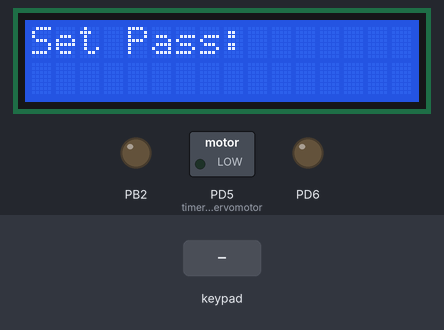
This program was run on a simulated ATmega32, built with avr-gcc and emulated at 8 MHz. Shown: 16×2 character LCD, switched loads named in the program (green lamp = pin HIGH), output pins drawn as LEDs (lit = HIGH). Wiring (inferred from the signals the program sends): 4×4 keypad with keys 1 2 3 / 4 5 6 * 7 8 9 - A 0 = +: rows PD0, PD1, PD2, PD3; columns PA0, PA1, PA2, PA3; character LCD (HD44780): RS PB1; E PB0; data PA4, PA5, PA6, PA7. Inputs (shaded band) come from the test bench. EEPROM starts erased; pins used as bus, display or sensor lines are not drawn.

Above: at 1.2 s.
1.3 s: keypad keys 1 3 9 7 * pressed 0.4 s apart
At 4.0 s:
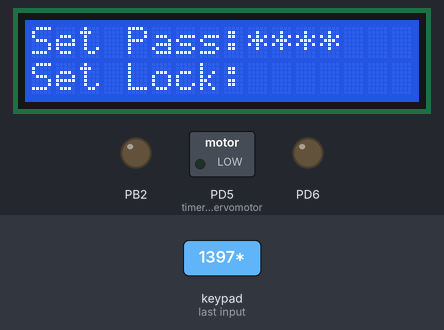
5.0 s: key '/' pressed
At 6.7 s:
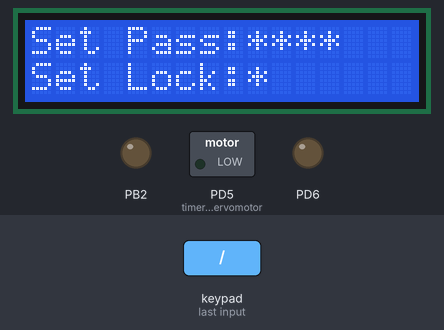
7.0 s: keypad keys 1 2 3 4 A pressed 0.4 s apart
At 10.2 s:
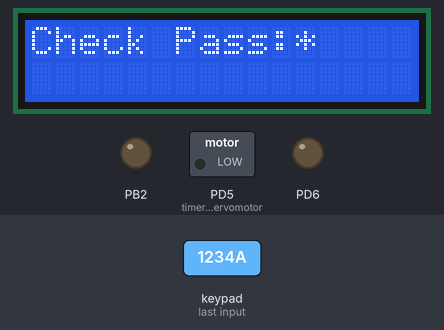
10.5 s: key 'A' pressed
At 12.1 s:
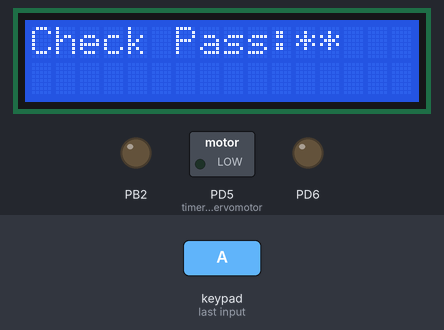
12.5 s: keypad keys 1 2 3 4 pressed 0.4 s apart
At 16.0 s:
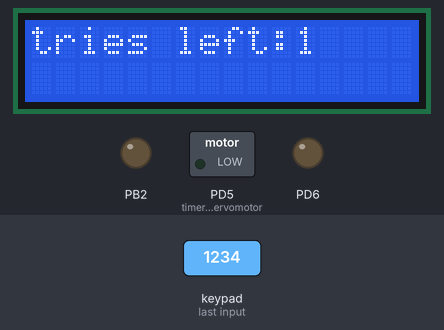
16.3 s: key '=' pressed
At 19.3 s:
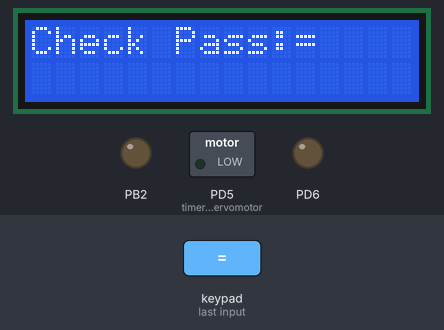
Timing chart, 0 to 20.3 s (numbered marks = the images above; inputs shaded):
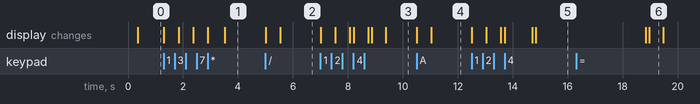

Measured:
- after the input at 1.3 s, the display: first changes at once (image 1 shows a later state)
- after the input at 5.0 s, the display: first changes at once (image 2 shows a later state)
- after the input at 7.0 s, the display: first changes at once (image 3 shows a later state)
- after the input at 10.5 s, the display: first changes at once (image 4 shows a later state)
- after the input at 12.5 s, the display: first changes at once (image 5 shows a later state)
- after the input at 16.3 s, the display: first differs from a run without the input after 2.7 s (image 6)
- what the display in image 6 shows lasts 0.5 s, from 19.0 s to 19.5 s

The program:

safe_using_keypad.c
```c
/*
 * safe_using_keypad.c
 *
 * Created: 6/20/2024 3:56:29 PM
 *  Author: RS3
 */


#include <avr/io.h>
#define F_CPU 8000000UL
#include <util/delay.h>
#include "LCD.h"
#include "keypad_driver.h"
#include "eeprom_driver.h"
#include "timer.h"
#include "std_macros.h"
#define eeprom_status_location 0x20
#define eeprom_password_location1 0x21
#define eeprom_password_location2 0x22
#define eeprom_password_location3 0x23
#define eeprom_password_location4 0x24


#define eeprom_status_locationclo 0x25
#define eeprom_password_locationclo1 0x26
#define eeprom_password_locationclo2 0x27
#define eeprom_password_locationclo3 0x28
#define eeprom_password_locationclo4 0x29

#define max_tries 2
#define unprogrammed 0xff

char arr[4];
char arrclo[4];

int main(void)
{
		keypad_vinit();
	LCD_vinit();

		SET_BIT(DDRD,5);
		SET_BIT(DDRD,6);

	char flag=0,i;
	char close=0;
	char tries=max_tries;
	char value=unprogrammed;//0Xff 1111 1111
	char lock=unprogrammed;//0Xff 1111 1111


	if(eeprom_read(eeprom_status_location)==unprogrammed ){
		LCD_vsend_string("Set Pass:");
		for (i=0;i<=3;i++)
		{

		do{
			value=keypad_u8check_press();

		}while(value==unprogrammed);

		LCD_vsend_char(value);
		_delay_ms(500);
		LCD_movecursor(1,10+i);
		LCD_vsend_char('*');

		eeprom_write(eeprom_password_location1+i,value);
	}

eeprom_write(eeprom_status_location,0x00);

	}

//Set password lock


if(eeprom_read(eeprom_status_locationclo)==unprogrammed ){
	LCD_movecursor(2,1);
	LCD_vsend_string("Set Lock:");
	for (i=0;i<=3;i++)
	{

		do{
			lock=keypad_u8check_press();

		}while(lock==unprogrammed);

		LCD_vsend_char(lock);
		_delay_ms(500);
		LCD_movecursor(2,10+i);
		LCD_vsend_char('*');

		eeprom_write(eeprom_password_locationclo1+i,lock);
	}

	eeprom_write(eeprom_status_locationclo,0x00);

}


    while(flag==0)
    {
        //TODO:: Please write your application code


		arr[0]=arr[1]=arr[2]=arr[3]=unprogrammed;
		LCD_clearscreen();
		LCD_vsend_string("Check Pass:");

		for(i=0;i<=3;i++){

			do
			{
				arr[i]=keypad_u8check_press();

			} while (arr[i]== unprogrammed);

			LCD_vsend_char(arr[i]);
			_delay_ms(500);
			LCD_movecursor(1,12+i);
			LCD_vsend_char('*');

		}

		if ((eeprom_read(eeprom_password_location1)==arr[0] && eeprom_read(eeprom_password_location2)==arr[1] &&
		eeprom_read(eeprom_password_location3)==arr[2]&& eeprom_read(eeprom_password_location4)==arr[3]))
		{
			LCD_clearscreen();
			LCD_vsend_string("Right Password");
			LCD_movecursor(2,1);
			LCD_vsend_string("Safe Opened");

				//timer1_servomotor(1.5);
				//timer1_servomotor(1.5);
				//_delay_ms(5000);


				SET_BIT(PORTD,5);
				_delay_ms(1);


				CLR_BIT(PORTD,5);
				SET_BIT(PORTD,6);
				_delay_ms(3000);
CLR_BIT(PORTD,6);
_delay_ms(1000);
			flag=1;

		}else{
			tries=tries-1;

			if (tries>0)
			{
				LCD_clearscreen();
				LCD_vsend_string("Wrong Password");
				_delay_ms(1000);
					LCD_clearscreen();
					LCD_vsend_string("tries left:");
					LCD_vsend_char(tries+48);
					_delay_ms(1000);
			}else{
					LCD_clearscreen();
					LCD_vsend_string("Wrong Password");
					LCD_movecursor(2,1);
			LCD_vsend_string("Safe Closed");
			flag=1;

			}

}
_delay_ms(3000);

		}

//Close the safe

while(close==0){
		arrclo[0]=arrclo[1]=arrclo[2]=arrclo[3]=unprogrammed;
		LCD_clearscreen();
		LCD_vsend_string("Close safe:");

		for(i=0;i<=3;i++){

			do
			{
				arrclo[i]=keypad_u8check_press();

			} while (arrclo[i]== unprogrammed);

			LCD_vsend_char(arrclo[i]);
			_delay_ms(500);
			LCD_movecursor(1,12+i);
			LCD_vsend_char('*');

		}

		if ((eeprom_read(eeprom_password_location1)==arr[0] && eeprom_read(eeprom_password_location2)==arr[1] &&
		eeprom_read(eeprom_password_location3)==arr[2]&& eeprom_read(eeprom_password_location4)==arr[3]))
		{
			LCD_clearscreen();
			LCD_vsend_string("Right Password");
			LCD_movecursor(2,1);
			LCD_vsend_string("Safe Close");

			//timer1_servomotor(1);
			//_delay_ms(5000);


				SET_BIT(PORTD,5);
				_delay_ms(2);
				CLR_BIT(PORTD,5);

				SET_BIT(PORTD,6);
				_delay_ms(3000);
				CLR_BIT(PORTD,6);
				_delay_ms(1000);
			close=1;

		}


		}

}
```

LCD_config.h
```c
/*
 * LCD_config.h
 *
 * Created: 6/11/2024 12:27:31 AM
 *  Author: RS3
 */


#ifndef LCD_CONFIG_H_
#define LCD_CONFIG_H_
#define four_bits_mode

//#define eight_bits_mode


#endif /* LCD_CONFIG_H_ */
```

LCD.c
```c
/*
 * LCD.c
 *
 * Created: 6/10/2024 7:02:07 PM
 *  Author: RS3
 */
#include <avr/io.h>
#include "LCD.h"

#define F_CPU 8000000UL
#include <util/delay.h>

void LCD_vinit(void)
{
	_delay_ms(200);
	/*#if defined eight_bits_mode
	//pin output
	DIO_vsetpindir('A',0,1);
	DIO_vsetpindir('A',1,1);
	DIO_vsetpindir('A',2,1);
	DIO_vsetpindir('A',3,1);
	DIO_vsetpindir('A',4,1);
	DIO_vsetpindir('A',5,1);
	DIO_vsetpindir('A',6,1);
	DIO_vsetpindir('A',7,1);
	DIO_vsetpindir('B',EN,1);
	DIO_vsetpindir('B',RW,1);
	DIO_vsetpindir('B',RS,1);

	DIO_vwrite('B',RW,0);  //w  portB |(1<<RW)
	LCD_vsend_cmd(EIGHT_BITS); //8 bit mode   =0X38 CMMOEND
	_delay_ms(1);
	LCD_vsend_cmd(CURSOR_ON_DISPLAN_ON);//display on cursor on
	_delay_ms(1);
	LCD_vsend_cmd(CLR_SCREEN);//clear the screen
	_delay_ms(10);
	LCD_vsend_cmd(ENTRY_MODE); //entry mode
	_delay_ms(1);

	#elif defined four_bits_mode*/
		DIO_vsetpindir('A',4,1);
		DIO_vsetpindir('A',5,1);
		DIO_vsetpindir('A',6,1);
		DIO_vsetpindir('A',7,1);
		DIO_vsetpindir('B',EN,1);
		DIO_vsetpindir('B',RW,1);
		DIO_vsetpindir('B',RS,1);

DIO_vwrite('B',RW,0);
 LCD_vsend_cmd(RETURN_HOME); //return home
 _delay_ms(10);
 LCD_vsend_cmd(FOUR_BITS); //4bit mode 0X28
 _delay_ms(1);
 LCD_vsend_cmd(CURSOR_ON_DISPLAN_ON);//display on cursor on
 _delay_ms(1);
 LCD_vsend_cmd(CLR_SCREEN);//clear the screen
 _delay_ms(10);
 LCD_vsend_cmd(ENTRY_MODE); //entry mode
 _delay_ms(1);
 //#endif
}


static void send_falling_edge(void)
{
	DIO_vwrite('B',EN,1);//V=5
	_delay_ms(2);
	DIO_vwrite('B',EN,0); //V=0
	_delay_ms(2);
}


void LCD_vsend_cmd(char cmd)
{
	/*#if defined eight_bits_mode
	DIO_vWRITEport('A',cmd);
	DIO_vwrite('B',RS,0);//commend reg
	send_falling_edge();

	#elif defined four_bits_mode*/
	write_high_nibble('A',cmd>>4);
	DIO_vwrite('B',RS,0);
	send_falling_edge();

	write_high_nibble('A',cmd);
	DIO_vwrite('B',RS,0);
	send_falling_edge();
	_delay_ms(1);
	//#endif
}


void LCD_vsend_char(char data)
{
	/*#if defined eight_bits_mode
	DIO_write_port('A',data);
	DIO_write('B',RS,1);// data reg
	send_falling_edge();

	#elif defined four_bits_mode*/
	write_high_nibble('A',data>>4);
	DIO_vwrite('B',RS,1);
	send_falling_edge();

	write_high_nibble('A',data);
	DIO_vwrite('B',RS,1);
	send_falling_edge();

	_delay_ms(1);
	//#endif
}

void LCD_vsend_string(char *data)
{
	while((*data)!='\0')
	{
		LCD_vsend_char(*data);
		data++;
	}
}


void LCD_clearscreen()
{
	LCD_vsend_cmd(CLR_SCREEN);//0x01
	_delay_ms(10);
}

void LCD_movecursor(char row,char coloumn)
{
	char data ;
	if(row >    2 || row     <  1  || coloumn > 16 || coloumn<1)
	{
		data=0x80;
	}

	else if(row==1)
	{
		data=0x80+coloumn-1 ;
	}
	else if (row==2)
	{
		data=0xc0+coloumn-1;
	}

	LCD_vsend_cmd(data);
	_delay_ms(1);
}
```

LCD.h
```c
/*
 * LCD.h
 *
 * Created: 6/10/2024 7:00:22 PM
 *  Author: RS3
 */


#ifndef LCD_H_
#define LCD_H_
#include "DIO.h"
#include "LCD_config.h"

//Send that as a command to the LCD
#define CLR_SCREEN 0x01
#define CURSOR_ON_DISPLAN_ON 0x0c //off cursor
#define RETURN_HOME 0x02
#define ENTRY_MODE 0x06

#if defined four_bits_mode
#define EN 0
#define RS 1
#define RW 2
#define FOUR_BITS 0x28

#elif defined eight_bits_mode
//NUM PIN TO PORT
#define EN 0
#define RS 1
#define RW 2
#define EIGHT_BITS 0x38

#endif


void LCD_vinit(void);

static void send_falling_edge(void);
void LCD_vsend_cmd(char cmd);
void LCD_vsend_char(char data);
void LCD_vsend_string(char *data);
void LCD_clearscreen();
void LCD_movecursor(char row,char coloumn);


#endif /* LCD_H_ */
```

Std_macros.h
```c
/*
 * std_macros.h
 *
 * Created: 2/17/2018 3:37:09 PM
 *  Author: Mohamed Zaghlol
 */
#define REGISTER_SIZE 8
#define SET_BIT(reg,bit)    reg|=(1<<bit)
#define CLR_BIT(reg,bit)    reg&=(~(1<<bit))
#define TOG_BIT(reg,bit)    reg^=(1<<bit)
#define READ_BIT(reg,bit)    (reg&(1<<bit))>>bit
#define IS_BIT_SET(reg,bit)  (reg&(1<<bit))>>bit
#define IS_BIT_CLR(reg,bit)  !((reg&(1<<bit))>>bit)
#define ROR(reg,num)         reg=(reg<<(REGISTER_SIZE-num))|(reg>>(num))
#define ROL(reg,num)        reg= (reg>>(REGISTER_SIZE-num))|(reg<<(num))
```

button.c
```c
/*
 * button.c
 *
 * Created: 5/6/2024 6:21:33 PM
 *  Author: RS3
 */
#include "Dio.h"
void button_vinit(unsigned char portname,unsigned char pinnumber)
{
	DIO_vsetpindir(portname,pinnumber,0);
}


unsigned char button_uread(unsigned char portname,unsigned char pinnumber)
{
	unsigned char x;
	x=DIO_uread(portname,pinnumber);
	return x ;
}
```

eeprom_driver.c
```c
/*
 * eeprom_driver.c
 *
 * Created: 5/25/2024 1:00:04 AM
 *  Author: RS3
 */
#include <avr/io.h>
#include "Std_macros.h"

//Steps to write to EEPROM 
void eeprom_write(unsigned short address,unsigned char data){
	//address 16 bit EEAR =EEARL+EEARH
	EEARL=(char) address;
	EEARH=(char) (address>>8);
	//DATA

	EEDR=data;
	//WRITE -->EECR   =  EEMWE+EEWE
	SET_BIT(EECR,EEMWE);//SET_BIT(EECR,2); ONE
	SET_BIT(EECR,EEWE);//SET_BIT(EECR,1EEWE); START WRITE

	//wait write operation is completed

	while(READ_BIT(EECR,EEWE)==1);
}

//Steps to read  from EEPROM

unsigned char eeprom_read(unsigned short address){
	//address 16 bit EEAR =EEARL+EEARH
	EEARL=(char) address;
	EEARH=(char) (address>>8);

	//read -->EECR   = EERE
	SET_BIT(EECR,EERE);//SET_BIT(EECR,0); START READ

	//RETURN READ FROME DATA REGISTER

return EEDR;
}
```

eeprom_driver.h
```c
/*
 * eeprom_driver.h
 *
 * Created: 5/25/2024 1:00:21 AM
 *  Author: RS3
 */


#ifndef EEPROM_DRIVER_H_
#define EEPROM_DRIVER_H_

void eeprom_write(unsigned short address,unsigned char data);

unsigned char eeprom_read(unsigned short address);

#endif /* EEPROM_DRIVER_H_ */
```

keypad_driver.c
```c
/*
 * keypad_driver.c
 *
 * Created: 6/20/2024 1:26:06 AM
 *  Author: RS3
 */

#include "keypad_driver.h"

void keypad_vinit()
{/*or
	 DIO_vsetportdir('D',0X0F);  0b0000    1111
	*/

	//output row
	DIO_vsetpindir('D',0,1);
DIO_vsetpindir('D',1,1);
	DIO_vsetpindir('D',2,1);
	DIO_vsetpindir('D',3,1);
	//input col
	DIO_vsetpindir('A',0,0);
	DIO_vsetpindir('A',1,0);
	DIO_vsetpindir('A',2,0);
	DIO_vsetpindir('A',3,0);
	//internal pull-up

	DIO_vconnectpullup('A',0,1);
	DIO_vconnectpullup('A',1,1);
	DIO_vconnectpullup('A',2,1);
	DIO_vconnectpullup('A',3,1);
}


char keypad_u8check_press()
{
	//proteus design
//char arr[4][4]={{'7','8','9','/'},{'4','5','6','*'},{'1','2','3','-'},{'A','0','=','+'}};
	//hardware
char arr[4][4]={{'1','2','3','/'},{'4','5','6','*'},{'7','8','9','-'},{'A','0','=','+'}};
char row,coloumn,x;

char returnval=NOTPRESSED;//0xff
for(row=0    ;   row  <  4  ;   row++)
{
	DIO_vwrite('D',0,1);
	DIO_vwrite('D',1,1);
	DIO_vwrite('D',2,1);
	DIO_vwrite('D',3,1);
	DIO_vwrite('D',row,0);
	for(coloumn=0;coloumn<4;coloumn++)
	{
		x=DIO_uread('A',(coloumn));

if(x==0)
{
	returnval=arr[row][coloumn];
	break;
}
}
 if(x==0)
{
 break;
}
 }
 return returnval ;
 }
```

keypad_driver.h
```c
/*
 * keypad_driver.h
 *
 * Created: 6/20/2024 1:26:44 AM
 *  Author: RS3
 */


#ifndef KEYPAD_DRIVER_H_
#define KEYPAD_DRIVER_H_
#include "Dio.h"
#define NOTPRESSED  0xff
#define keypad 'D'

void keypad_vinit();
char keypad_u8check_press();


#endif /* KEYPAD_DRIVER_H_ */
```

timer.c
```c
/*
 * timer.c
 *
 * Created: 9/25/2019 7:22:07 PM
 *  Author: Mohamed Zaghlol
 */

#include "std_macros.h"
#include <avr/io.h>
#include <avr/interrupt.h>
void timer_CTC_init_interrupt(void)
{
	/* select CTC mode*/
	SET_BIT(TCCR0,WGM01);
	/* load a value in OCR0 */
	OCR0=80;
	/* select timer clock */
	SET_BIT(TCCR0,CS00);
	SET_BIT(TCCR0,CS02);
	/* enable interrupt*/
	sei();
	SET_BIT(TIMSK,OCIE0);
}


void timer_wave_nonPWM(void)
{
	/* set OC0 as output pin */
	SET_BIT(DDRB,3);
	/* select CTC mode*/
	SET_BIT(TCCR0,WGM01);
	/* load a value in OCR0 */
	OCR0=64;
	/* select timer clock */
	SET_BIT(TCCR0,CS00);
	SET_BIT(TCCR0,CS02);
	/* toggle OC0 on compare match*/
	SET_BIT(TCCR0,COM00);
}

void timer1_wave_fastPWM(double value)
{//f_cpu 1000000
	/* set OC1A as output pin */
	SET_BIT(DDRD,5);
	/* select fast PWM mode*/
	SET_BIT(TCCR1A,WGM11);
	SET_BIT(TCCR1B,WGM12);
	SET_BIT(TCCR1B,WGM13);
	/* load a value in OCR1A,ICR1 */
	OCR1A=value*1000;
	ICR1=19999;
	/* select timer clock, no prescaling */
	SET_BIT(TCCR1B,CS10);
	/* clear OC1A on compare match, set OC1A at BOTTOM,(non inverting mode)*/
	SET_BIT(TCCR1A,COM1A1);
}

void timer1_servomotor(double speed)
{//f_cpu 8000000

		/* set OC1A as output pin */
		SET_BIT(DDRD,5);

	// Set Timer1 to Fast PWM mode, 16-bit
	TCCR1A = (1 << COM1A1) | (1 << WGM11);
	TCCR1B = (1 << WGM13) | (1 << WGM12) | (1 << CS11);  // Prescaler 8

	// Set TOP value for 50Hz PWM (20ms period)
	ICR1 = 19999;  // (8MHz / 8 / 50Hz) - 1

	// Initialize OCR1A to neutral position (1ms pulse)
	OCR1A =speed*1000;  // 1.5ms / (1 / (8MHz / 8)) = 3000
}


void timer_wave_phasecorrectPWM(void)
{
	/* set OC0 as output pin */
	SET_BIT(DDRB,3);
	/* select phase correct PWM mode*/
	SET_BIT(TCCR0,WGM00);
	/* load a value in OCR0 */
	OCR0=64;
	/* select timer clock */
	SET_BIT(TCCR0,CS00);
	SET_BIT(TCCR0,CS02);
	/* Set OC0 on compare match when up-counting. Clear OC0 on compare match when down counting.*/
	SET_BIT(TCCR0,COM00);
	SET_BIT(TCCR0,COM01);
}
```

timer.h
```c
/*
 * timer.h
 *
 * Created: 9/25/2019 7:22:18 PM
 *  Author: Mohamed Zaghlol
 */


#ifndef TIMER_H_
#define TIMER_H_
/*
	Function Name        : timer_CTC_init_interrupt
	Function Returns     : void
	Function Arguments   : void
	Function Description : initialize the interrupt of the CTC mode of timer0.
*/
void timer_CTC_init_interrupt(void);

/*
	Function Name        : timer_wave_nonPWM
	Function Returns     : void
	Function Arguments   : void
	Function Description : initialize the generation of a wave on OC0 pin in non PWM mode.
*/
void timer_wave_nonPWM(void);


/*
	Function Name        : timer1_wave_fastPWM
	Function Returns     : void
	Function Arguments   : double
	Function Description : initialize the generation of a wave on OC1A pin in fast PWM mode.
*/
void timer1_wave_fastPWM(double value);

/*
	Function Name        : timer_wave_phasecorrectPWM
	Function Returns     : void
	Function Arguments   : void
	Function Description : initialize the generation of a wave on OC0 pin in phase correct PWM mode.
*/

void timer_wave_phasecorrectPWM(void);
#endif /* TIMER_H_ */
```

Dio.h
```c
/*
 * IncFile1.h
 *
 * Created: 4/30/2024 3:16:28 PM
 *  Author: RS3
 */


#ifndef INCFILE1_H_
#define INCFILE1_H_


void DIO_vsetpindir(unsigned char port,unsigned char pin,unsigned char direction);//output  or input
void DIO_vwrite(unsigned char port,unsigned char pin,unsigned char val);//OUTPUT==VALUE
void DIO_vtogglepin(unsigned char port,unsigned char pin);
unsigned char DIO_uread(unsigned char port ,unsigned char pin);
void DIO_vsetportdir(unsigned char port,unsigned char direction);
unsigned char DIO_ureadport(unsigned char port);
void DIO_vWRITEport(unsigned char port,unsigned char val);
void DIO_vtoggleport(unsigned char port);

//BUTTON INTERNAL PULLUP
void DIO_vconnectpullup(char portname ,char pinnumber, char connect_pullup);


//BCD
void write_low_nibble(unsigned char portname,unsigned char value);
void write_high_nibble(unsigned char portname,unsigned char value);
#endif /* INCFILE1_H_ */
```

Source omitted: Dio.c (6580 bytes)
